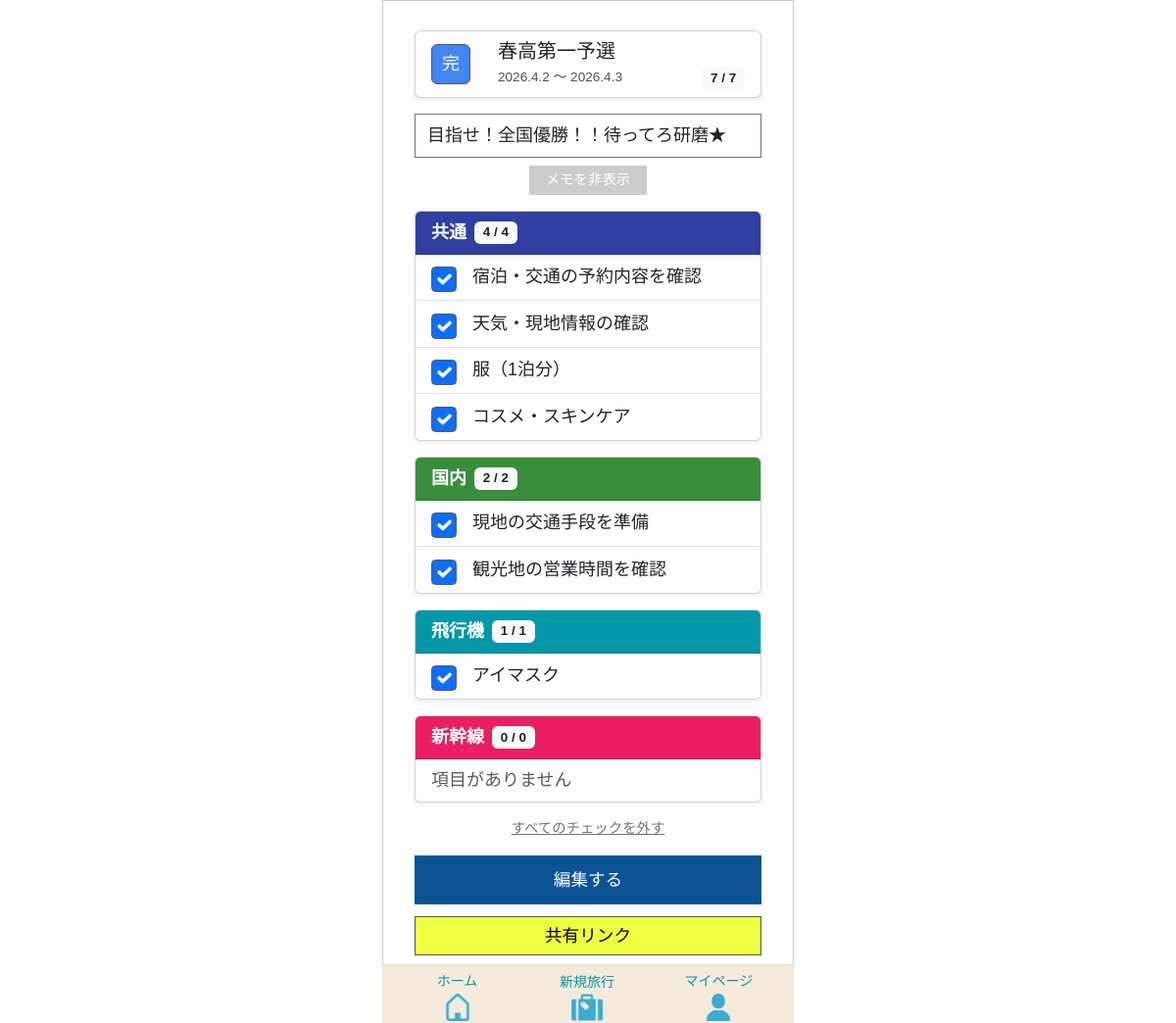
/tabipre/travel/408/ (signed in), run on an earlier commit of the app's database.
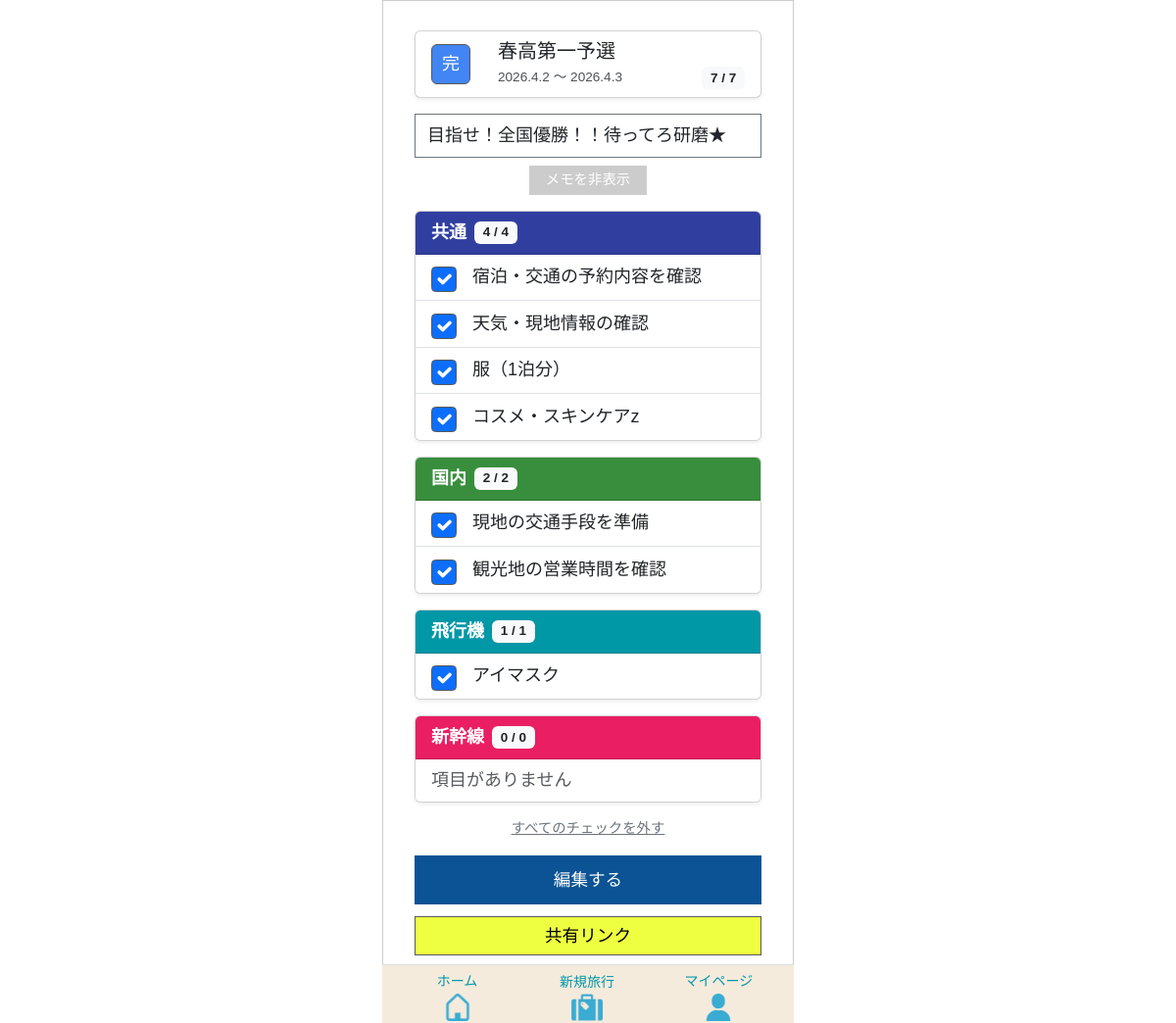
And on a later commit of the database.
### app/models/template.py (models this page shows, shortened)
class TravelItem(models.Model):
    class ItemChecked(models.IntegerChoices):
        NO  = 0, _("NO")
        YES = 1, _("YES")
    travel_category = models.ForeignKey(
        TravelCategory,
        on_delete=models.CASCADE,
        verbose_name=_("旅行の分類ID")
    )
    item_name = models.CharField(
        max_length=128,
        verbose_name=_("項目名")
    )
    item_checked = models.IntegerField(
        choices=ItemChecked.choices,
        verbose_name=_("チェック済み項目")
    )
    created_at = models.DateTimeField(
         auto_now_add=True,
         verbose_name=_("作成日")
         )
    updated_at = models.DateTimeField(
        auto_now=True,
        verbose_name=_("更新日")
        )
    class Meta:
      verbose_name = _("旅行の項目")

### app/views/old_travel/travel_detail.py (the view)
# urls.py: path("tabipre/travel/<int:travel_id>/", travel_detail, name="travel_detail"),
def travel_detail(request, travel_id):
    travel_info = get_object_or_404(Travel_info, pk=travel_id)
    template = Template.objects.filter(
    travel_info=travel_info
    ).first()
    if template:
        categories = TravelCategory.objects.filter(template=template)
        for cat in categories:
            cat.items = cat.travelitem_set.order_by('item_checked', 'id')
            cat.checked_count_display = cat.checked_count
            cat.total_count_display = cat.total_count
    else:
        categories = []
    items = TravelItem.objects.filter(
    travel_category__template__travel_info=travel_info
    )
    total_items = items.count()
    checked_items = items.filter(item_checked=1).count()
    today = timezone.now().date()
    if travel_info.end_date < today:
        status = "済"
    elif total_items > 0 and total_items == checked_items:
        status = "完"
    else:
        status = "未"
    travel_info.status_label = status
    context = {
        "travel_info": travel_info,
        "categories": categories,
        "template": template,
        "total_items": total_items,
        "checked_items": checked_items,
        "can_edit": True,
    }
    return render(request, "old_travel/travel_detail.html", context)

### app/models/template.py (called while the page is built)
    @property
    def checked_count(self):
        return self.travelitem_set.filter(item_checked=1).count()

    @property
    def total_count(self):
        return self.travelitem_set.count()

### templates/old_travel/travel_detail.html (shortened to what this page needs)
{% extends "base.html" %}
{% load static %}
{% block extra_css %}
{{ block.super }}
<link rel="stylesheet" href="{% static 'tabipre/css/old_template/template_base.css' %}">
{% endblock %}
{% block content %}
<div class="container mt-0">
  {% include "parts/travel_card.html" with card_travel_info=travel_info %}
  {% if travel_info.memo and not is_share_page %}
  <div class="mb-3">
    <div id="memoArea" class="collapse show">
      <div class="card memo-card">
           <div class="memo-inner">{{ travel_info.memo|linebreaksbr }}</div>
      </div>
    </div>
    <button id="memoToggleBtn"
            class="memo-toggle-btn"
            data-bs-toggle="collapse"
            data-bs-target="#memoArea">
      メモを非表示
    </button>
  </div>
  {% endif %}
  {% for category in categories %}
  <div class="card mb-3 shadow-sm">
    <div class="card-header text-white d-flex justify-content-between align-items-center"
         style="background-color: {{ category.get_category_color_display }};">
      <div class="d-flex align-items-center">
        <strong>{{ category.category_name }}</strong>
        <span class="badge category-badge bg-light text-dark ms-2">
          {{ category.checked_count }} / {{ category.total_count }}
        </span>
      </div>
    </div>
    <ul id="cat{{ category.id }}" class="list-group list-group-flush">
      {% include "parts/category_card_editable.html" with category=category %}
    </ul>
  </div>
  {% endfor %}
  {% if can_edit %}
  <div class="mt-3">
    <a href="{% url 'app:travel_uncheck_all' travel_info.travel_info_id %}" class="uncheck-link">
      すべてのチェックを外す
    </a>
  </div>
  {% endif %}
  {% if can_edit %}
  <div class="mt-3 edit-button">
    {% if template %}
      <a href="{% url 'app:old_template_edit' template.id %}" class="btn btn-primary">
        編集する
      </a>
    {% else %}
      <span class="text-muted align-self-center">テンプレートは作成されていません</span>
    {% endif %}
    <a href="{% url 'app:travel_link' travel_info.travel_info_id %}" class="btn btn-link">
      共有リンク
    </a>
  </div>
  {% endif %}
</div>
{% endblock %}

### templates/parts/category_card_editable.html
{% for item in category.items %}
    <li class="list-group-item">
        <div class="d-flex justify-content-between align-items-center">
            <div class="d-flex align-items-center">
                <input type="checkbox"
                       class="form-check-input me-3"
                       onchange="toggleItem(this, {{ item.id }})"
                       {% if item.item_checked %}checked{% endif %}>
                <span>{{ item.item_name }}</span>
            </div>
        </div>
    </li>
{% empty %}
    <li class="list-group-item text-muted">項目がありません</li>
{% endfor %}

What changed in the data, as far as the page shows it:
changed TravelItem: item_name "コスメ・スキンケア" → "コスメ・スキンケアz"
